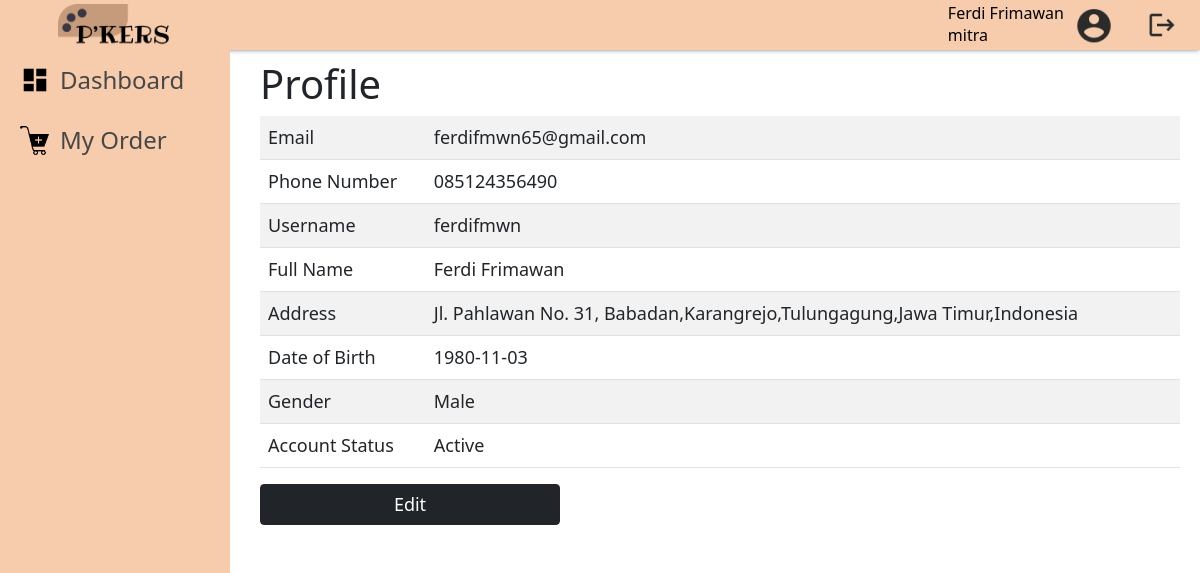
The app's page /public/About (signed in) with its own data.
### tables this page shows
CREATE TABLE `akun_mitra` (
  `email` varchar(250) NOT NULL,
  `no_telepon` varchar(12) NOT NULL,
  `username` varchar(250) NOT NULL,
  `nama_lengkap` varchar(250) NOT NULL,
  `alamat` varchar(250) NOT NULL,
  `desa_id` int(11) NOT NULL,
  `kecamatan_id` int(11) NOT NULL,
  `kabupaten_id` int(11) NOT NULL,
  `provinsi_id` int(11) NOT NULL,
  `negara_id` int(11) NOT NULL,
  `tanggal_lahir` date NOT NULL,
  `jenis_kelamin_id` int(11) NOT NULL,
  `password` varchar(500) NOT NULL,
  `status_akun_id` int(11) NOT NULL,
  `profil` varchar(1000) NOT NULL
);

CREATE TABLE `desa` (
  `id` int(11) NOT NULL,
  `id_kecamatan` int(11) NOT NULL,
  `nama_desa` varchar(255) NOT NULL
);

CREATE TABLE `kecamatan` (
  `id` int(11) NOT NULL,
  `id_kabupaten` int(11) NOT NULL,
  `nama_kecamatan` varchar(255) NOT NULL
);

CREATE TABLE `kabupaten` (
  `id` int(11) NOT NULL,
  `id_provinsi` int(11) NOT NULL,
  `nama_kabupaten` varchar(255) NOT NULL
);

CREATE TABLE `provinsi` (
  `id` int(11) NOT NULL,
  `id_negara` int(11) NOT NULL,
  `nama_provinsi` varchar(255) NOT NULL
);

CREATE TABLE `negara` (
  `id` int(11) NOT NULL,
  `nama_negara` varchar(255) NOT NULL
);

### app/core/Controller.php (called while the page is built, shortened)
<?php
class Controller{
  public function view($view,$data=[]){
    require_once "../app/views/$view.php";
  }
  public function model($model){
    return new $model;
  }
}
?>

### app/controllers/About.php (called while the page is built, shortened)
<?php
class About extends Controller{
  public function index(){
    $controller_name = $_SESSION['controller_name'];
    $method_name = $_SESSION['method_name'];
    $data = [
      "controller_name"=>$controller_name,
      "method_name"=> $method_name,
      "user_data"=>$this->model("User_model")->get_data_user($_SESSION['login']['email'])
    ];
    $this->view("$controller_name/$method_name",$data);
  }
}
?>

### app/core/App.php (called while the page is built, shortened)
<?php
class App{
  protected $method = "index";
  protected $params = [];
  public function __construct()
  {
    $this->controller = new $this->controller;
    call_user_func_array([$this->controller, $this->method],$this->params);
  }
}
?>

### public/index.php (called while the page is built, shortened)
<?php
$app = new App;
?>

### app/core/Database.php (called while the page is built, shortened)
<?php
class Database{
  private $host = DB_HOST;
  private $user = DB_USER;
  private $password = DB_PASSWORD;
  private $name = DB_NAME;
  private $db_handler;
  private $query_statement;
  public function __construct()
  {
    $db_source_name = "mysql:host=".$this->host.";dbname=".$this->name;
    $option = [
      PDO::ATTR_PERSISTENT => true,
      PDO::ATTR_ERRMODE => PDO::ERRMODE_EXCEPTION
    ];
    try {
      $this->db_handler = new PDO($db_source_name,$this->user,$this->password,$option);
    } catch (PDOException $e) {
      die($e->getMessage());
    }
  }
  public function query($query){
    $this->query_statement = $this->db_handler->prepare($query);
  }
  public function bind($param,$value,$type=null){
    if(is_null($type)){
      switch(true){
        default : $type = PDO::PARAM_STR;
      }
    }
    $this->query_statement->bindValue($param,$value,$type);
  }
  public function execute(){
    $this->query_statement->execute();
  }
  public function single(){
    $this->execute();
    return $this->query_statement->fetch(PDO::FETCH_ASSOC);
  }
}
?>

### app/models/User_model.php (called while the page is built, shortened)
<?php
class User_model{
  private $table = "akun_mitra";
  private $db;
  public function __construct()
  {
    $this->db = new Database;
  }
  public function get_data_user($email){
    try {
      $query = "SELECT * FROM $this->table WHERE email = :email";
      $this->db->query($query);
      $this->db->bind('email',$email);
      return $this->db->single();
    } catch (\Throwable $th) {
      return "Error";
    }
  }
  public function login($email, $password){
    $query = "SELECT * FROM $this->table WHERE email = :email && password = :password && status_akun_id = 1";
    $this->db->query($query);
    $this->db->bind('email',$email);
    $this->db->bind('password',$password);
    return $this->db->single();
  }
  public function get_spesifik_alamat($id_desa,$id_kecamatan,$id_kabupaten,$id_provinsi,$id_negara){
    $output = "";
    $query = "SELECT * FROM desa WHERE id = :id";
    $this->db->query($query);
    $this->db->bind('id',$id_desa);
    if(!is_bool($this->db->single())){
      $output .= ",".$this->db->single()['nama_desa'];
    }
    else{
      $output .= "";
    }
    $query = "SELECT * FROM kecamatan WHERE id = :id";
    $this->db->query($query);
    $this->db->bind('id',$id_kecamatan);
    if(!is_bool($this->db->single())){
      $output .= ",".$this->db->single()['nama_kecamatan'];
    }
    else{
      $output .= "";
    }
    $query = "SELECT * FROM kabupaten WHERE id = :id";
    $this->db->query($query);
    $this->db->bind('id',$id_kabupaten);
    if(!is_bool($this->db->single())){
      $output .= ",".$this->db->single()['nama_kabupaten'];
    }
    else{
      $output .= "";
    }
    $query = "SELECT * FROM provinsi WHERE id = :id";
    $this->db->query($query);
    $this->db->bind('id',$id_provinsi);
    if(!is_bool($this->db->single())){
      $output .= ",".$this->db->single()['nama_provinsi'];
    }
    else{
      $output .= "";
    }
    $query = "SELECT * FROM negara WHERE id = :id";
    $this->db->query($query);
    $this->db->bind('id',$id_negara);
    if(!is_bool($this->db->single())){
      $output .= ",".$this->db->single()['nama_negara'];
    }
    else{
      $output .= "";
    }
    $output = substr_replace($output, '', 0, 1);
    return $output;
  }
}
?>

### app/views/About/index.php (the view, shortened to what this page needs)
<?php $this->view("Navbar",[]); ?>
<div class="main" style="padding-left: 30px;">
  <form action="" method="POST">
    <h1>Profile</h1>
    <table class="table table-striped table-hover">
        <tr>
          <td>Email</td>
          <td><?= $data['user_data']['email'] ?></td>
        </tr>
        <tr>
          <td>Phone Number</td>
          <td><?= $data['user_data']['no_telepon'] ?></td>
        </tr>
        <tr>
          <td>Username</td>
          <td><?= $data['user_data']['username'] ?></td>
        </tr>
        <tr>
          <td>Full Name</td>
          <td><?= $data['user_data']['nama_lengkap'] ?></td>
        </tr>
        <tr>
          <td>Address</td>
          <td><?= $data['user_data']['alamat'] ?>, <?=
            $this->model("User_model")->get_spesifik_alamat(
              $data['user_data']['desa_id'],$data['user_data']['kecamatan_id'], $data['user_data']['kabupaten_id'],$data['user_data']['provinsi_id'],$data['user_data']['negara_id']);
          ?></td>
        </tr>
        <tr>
          <td>Date of Birth</td>
          <td><?= $data['user_data']['tanggal_lahir'] ?></td>
        </tr>
        <tr>
          <td>Gender</td>
          <td><?php
                if($data['user_data']['jenis_kelamin_id'] == 1){echo 'Male';}else{echo 'Female';}
              ?>
          </td>
        </tr>
        <tr>
          <td>Account Status</td>
          <td><?php if($data['user_data']['status_akun_id'] == 1){echo "Active";}else{echo "Not Active";}   ?></td>
        </tr>
      </table>
    <a href="<?= BASE_URL ?>/About/edit/" class="btn btn-dark" style="width: 300px;">Edit</a>
  </form>
</div>

### app/views/Navbar.php (shortened to what this page needs)
<?php
$photo = $this->model("User_model")->get_data_user($_SESSION['login']['email'])['profil'];
?>
<div class="side-bar">
  <div class="logo">
    <img src="<?= BASE_URL ?>/icon/logo.png" alt="">
  </div>
  <a href="<?= BASE_URL ?>/Article">
    <img src="<?= BASE_URL ?>/icon/Dashboard.png" alt="">
    <h4>Dashboard</h4>
  </a>
  <a href="<?= BASE_URL ?>/Order">
    <img src="<?= BASE_URL ?>/icon/keranjang.png" alt="">
    <h4>My Order</h4>
  </a>
  <br>
</div>
<div id="nav">
  <div style="display: flex;justify-content:center;align-items: flex-end;">
    <a href="<?= BASE_URL ?>/About" style="text-decoration:none;color:black;cursor:pointer;display:flex;justify-content:center;align-items: center;">
      <div style="display:flex;flex-direction:column;justify-content:space-between;margin-right:10px">
        <h6 style="margin-top: auto;margin-bottom: auto"><?= $this->model("User_model")->get_data_user($_SESSION['login']['email'])['nama_lengkap'] ?></h6>
        <p style="margin-top: auto;margin-bottom: auto">mitra</p>
      </div>
      <?php
      if($photo == ""){ ?>
        <img style="border-radius: 50%;width:40px;height:40px;object-fit: cover;" src="<?= BASE_URL ?>/icon/akun.png" alt="">
      <?php
      }else{ ?>
        <img style="border-radius: 50%;width:40px;height:40px;object-fit: cover;" src="<?= BASE_URL ?>/img/<?= $photo ?>?<?php echo time(); ?>" alt="">
      <?php
      }
      ?>
    </a>
    <form action="" method="POST">
      <button type="submit" name="tombol_logout" class="btn"><img src="<?= BASE_URL ?>/icon/logout.png" style="width: 30px;margin-left:20px;padding-left:0px" alt=""></button>
    </form>
  </div>
</div id="nav">

### public/style/css/Navbar.css (style rules this page uses)
table tr td { font-size: 18px; }
.btn { font-size: 18px; }
#nav { height: 50px; position: fixed; width: 100%; right: 0; margin-left: 230px; z-index: 10; padding: 10px; display: flex; align-items: center; justify-content: space-between; background-color: #F7CCAC; box-shadow: rgba(50, 50, 93, 0.25) 0px 2px 5px -1px, rgba(0, 0, 0, 0.3) 0px 1px 3px -1px; }
#nav img { width: 40px; }
.side-bar { width: 230px; height: 100vh; background-color: #F7CCAC; z-index: 11; display: flex; flex-direction: column; position: fixed; animation-duration: 2s; }
.side-bar .logo { width: 100%; height: 50px; display: flex; justify-content: center; }
.side-bar .logo img { width: 50%;margin:auto }
.side-bar a { font-size: 20px; text-decoration: none; color: rgb(71, 71, 71); width: 100%; height: 60px; display: flex; padding-left: 20px; align-items: center; padding-bottom: 0; }
.side-bar a img { width: 30px; }
.side-bar a h4 { margin: 0; padding: 0; margin-left: 10px; }
.main { margin-left: 230px; width: 100vmax - 240px; padding-top: 50px; background-color: white; padding-left: 20px;padding-top:60px;padding-right:20px;padding-bottom: 20px; }

### records on screen
akun_mitra: nama_lengkap "Ferdi Frimawan", email "ferdifmwn65@gmail.com", no_telepon "085124356490", username "ferdifmwn", alamat "Jl. Pahlawan No. 31", desa+kecamatan+kabupaten "Babadan,Karangrejo,Tulungagung,Jawa Timur,Indonesia", tanggal_lahir "1980-11-03"
